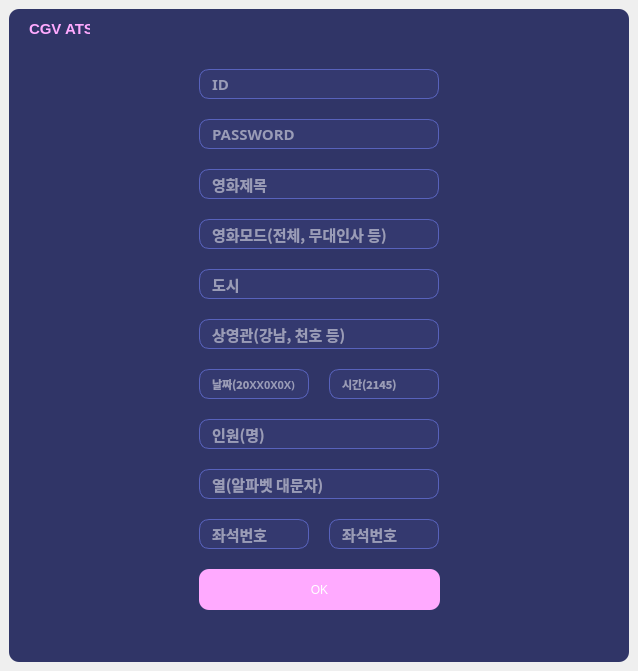
<?xml version="1.0" encoding="UTF-8"?>
<ui version="4.0">
 <class>MainWindow</class>
 <widget class="QMainWindow" name="MainWindow">
  <property name="geometry">
   <rect>
    <x>0</x>
    <y>0</y>
    <width>638</width>
    <height>671</height>
   </rect>
  </property>
  <property name="font">
   <font>
    <family>Segoe UI</family>
   </font>
  </property>
  <property name="windowTitle">
   <string>CGV ATS</string>
  </property>
  <property name="windowIcon">
   <iconset resource="image_button/resource.qrc">
    <normaloff>:/icon/cgv_icon.ico</normaloff>:/icon/cgv_icon.ico</iconset>
  </property>
  <widget class="QWidget" name="centralwidget">
   <layout class="QVBoxLayout" name="verticalLayout">
    <item>
     <widget class="QFrame" name="dropShadowFrame">
      <property name="styleSheet">
       <string notr="true">QFrame{
	
	
	background-color: rgb(48, 53, 103);
	color: rgb(220, 220, 220);
	border-radius: 10px;
}</string>
      </property>
      <property name="frameShape">
       <enum>QFrame::StyledPanel</enum>
      </property>
      <property name="frameShadow">
       <enum>QFrame::Raised</enum>
      </property>
      <widget class="QLabel" name="label_title">
       <property name="geometry">
        <rect>
         <x>20</x>
         <y>10</y>
         <width>61</width>
         <height>20</height>
        </rect>
       </property>
       <property name="font">
        <font>
         <family>Segoe UI</family>
         <pointsize>40</pointsize>
        </font>
       </property>
       <property name="styleSheet">
        <string notr="true">color: rgb(255, 170, 255);</string>
       </property>
       <property name="text">
        <string>&lt;html&gt;&lt;head/&gt;&lt;body&gt;&lt;p&gt;&lt;span style=&quot; font-size:11pt; font-weight:600;&quot;&gt;CGV ATS&lt;/span&gt;&lt;/p&gt;&lt;/body&gt;&lt;/html&gt;</string>
       </property>
       <property name="alignment">
        <set>Qt::AlignCenter</set>
       </property>
      </widget>
      <widget class="QPushButton" name="quitButton">
       <property name="geometry">
        <rect>
         <x>590</x>
         <y>10</y>
         <width>21</width>
         <height>21</height>
        </rect>
       </property>
       <property name="styleSheet">
        <string notr="true">background-color: rgb(48, 53, 103);</string>
       </property>
       <property name="text">
        <string/>
       </property>
       <property name="icon">
        <iconset resource="image_button/resource.qrc">
         <normaloff>:/icon/icons8-close-64.png</normaloff>:/icon/icons8-close-64.png</iconset>
       </property>
       <property name="iconSize">
        <size>
         <width>24</width>
         <height>24</height>
        </size>
       </property>
       <property name="flat">
        <bool>true</bool>
       </property>
      </widget>
      <widget class="QFrame" name="frame">
       <property name="geometry">
        <rect>
         <x>100</x>
         <y>30</y>
         <width>421</width>
         <height>521</height>
        </rect>
       </property>
       <property name="frameShape">
        <enum>QFrame::StyledPanel</enum>
       </property>
       <property name="frameShadow">
        <enum>QFrame::Raised</enum>
       </property>
       <widget class="QLineEdit" name="lineEdit_id">
        <property name="geometry">
         <rect>
          <x>90</x>
          <y>30</y>
          <width>240</width>
          <height>30</height>
         </rect>
        </property>
        <property name="font">
         <font>
          <family>Segoe UI Semibold</family>
          <pointsize>11</pointsize>
          <weight>75</weight>
          <bold>true</bold>
         </font>
        </property>
        <property name="styleSheet">
         <string notr="true">QLineEdit {
	border: 1px solid rgb(88, 98, 188);
	border-radius: 10px;
	color: #FFF;
	padding-left: 10px;
	padding-right: 10px;
	background-color: rgb(52, 57, 111);
}
QLineEdit:hover {
	border: 2px solid rgb(62, 68, 132);
}
QLineEdit:focus {
	border: 2px solid rgb(72, 144, 216);
	background-color: rgb(64, 72, 139);
}</string>
        </property>
        <property name="frame">
         <bool>false</bool>
        </property>
        <property name="alignment">
         <set>Qt::AlignLeading|Qt::AlignLeft|Qt::AlignVCenter</set>
        </property>
        <property name="placeholderText">
         <string notr="true">ID</string>
        </property>
        <property name="clearButtonEnabled">
         <bool>false</bool>
        </property>
       </widget>
       <widget class="QLineEdit" name="lineEdit_pw">
        <property name="geometry">
         <rect>
          <x>90</x>
          <y>80</y>
          <width>240</width>
          <height>30</height>
         </rect>
        </property>
        <property name="font">
         <font>
          <family>Segoe UI Semibold</family>
          <pointsize>11</pointsize>
          <weight>75</weight>
          <bold>true</bold>
         </font>
        </property>
        <property name="styleSheet">
         <string notr="true">QLineEdit {
	border: 1px solid rgb(88, 98, 188);
	border-radius: 10px;
	color: #FFF;
	padding-left: 10px;
	padding-right: 10px;
	background-color: rgb(52, 57, 111);
}
QLineEdit:hover {
	border: 2px solid rgb(62, 68, 132);
}
QLineEdit:focus {
	border: 2px solid rgb(72, 144, 216);
	background-color: rgb(64, 72, 139);
}</string>
        </property>
        <property name="frame">
         <bool>false</bool>
        </property>
        <property name="echoMode">
         <enum>QLineEdit::Password</enum>
        </property>
        <property name="alignment">
         <set>Qt::AlignLeading|Qt::AlignLeft|Qt::AlignVCenter</set>
        </property>
        <property name="placeholderText">
         <string notr="true">PASSWORD</string>
        </property>
        <property name="clearButtonEnabled">
         <bool>false</bool>
        </property>
       </widget>
       <widget class="QLineEdit" name="lineEdit_name">
        <property name="geometry">
         <rect>
          <x>90</x>
          <y>130</y>
          <width>240</width>
          <height>30</height>
         </rect>
        </property>
        <property name="font">
         <font>
          <family>맑은 고딕</family>
          <pointsize>11</pointsize>
          <weight>75</weight>
          <bold>true</bold>
         </font>
        </property>
        <property name="styleSheet">
         <string notr="true">QLineEdit {
	border: 1px solid rgb(88, 98, 188);
	border-radius: 10px;
	color: #FFF;
	padding-left: 10px;
	padding-right: 10px;
	background-color: rgb(52, 57, 111);
}
QLineEdit:hover {
	border: 2px solid rgb(62, 68, 132);
}
QLineEdit:focus {
	border: 2px solid rgb(72, 144, 216);
	background-color: rgb(64, 72, 139);
}</string>
        </property>
        <property name="frame">
         <bool>false</bool>
        </property>
        <property name="alignment">
         <set>Qt::AlignLeading|Qt::AlignLeft|Qt::AlignVCenter</set>
        </property>
        <property name="placeholderText">
         <string notr="true">영화제목</string>
        </property>
        <property name="clearButtonEnabled">
         <bool>false</bool>
        </property>
       </widget>
       <widget class="QLineEdit" name="lineEdit_mode">
        <property name="geometry">
         <rect>
          <x>90</x>
          <y>180</y>
          <width>240</width>
          <height>30</height>
         </rect>
        </property>
        <property name="font">
         <font>
          <family>맑은 고딕</family>
          <pointsize>11</pointsize>
          <weight>75</weight>
          <bold>true</bold>
         </font>
        </property>
        <property name="styleSheet">
         <string notr="true">QLineEdit {
	border: 1px solid rgb(88, 98, 188);
	border-radius: 10px;
	color: #FFF;
	padding-left: 10px;
	padding-right: 10px;
	background-color: rgb(52, 57, 111);
}
QLineEdit:hover {
	border: 2px solid rgb(62, 68, 132);
}
QLineEdit:focus {
	border: 2px solid rgb(72, 144, 216);
	background-color: rgb(64, 72, 139);
}</string>
        </property>
        <property name="frame">
         <bool>false</bool>
        </property>
        <property name="alignment">
         <set>Qt::AlignLeading|Qt::AlignLeft|Qt::AlignVCenter</set>
        </property>
        <property name="placeholderText">
         <string notr="true">영화모드(전체, 무대인사 등)</string>
        </property>
        <property name="clearButtonEnabled">
         <bool>false</bool>
        </property>
       </widget>
       <widget class="QLineEdit" name="lineEdit_city">
        <property name="geometry">
         <rect>
          <x>90</x>
          <y>230</y>
          <width>240</width>
          <height>30</height>
         </rect>
        </property>
        <property name="font">
         <font>
          <family>맑은 고딕</family>
          <pointsize>11</pointsize>
          <weight>75</weight>
          <bold>true</bold>
         </font>
        </property>
        <property name="styleSheet">
         <string notr="true">QLineEdit {
	border: 1px solid rgb(88, 98, 188);
	border-radius: 10px;
	color: #FFF;
	padding-left: 10px;
	padding-right: 10px;
	background-color: rgb(52, 57, 111);
}
QLineEdit:hover {
	border: 2px solid rgb(62, 68, 132);
}
QLineEdit:focus {
	border: 2px solid rgb(72, 144, 216);
	background-color: rgb(64, 72, 139);
}</string>
        </property>
        <property name="frame">
         <bool>false</bool>
        </property>
        <property name="alignment">
         <set>Qt::AlignLeading|Qt::AlignLeft|Qt::AlignVCenter</set>
        </property>
        <property name="placeholderText">
         <string notr="true">도시</string>
        </property>
        <property name="clearButtonEnabled">
         <bool>false</bool>
        </property>
       </widget>
       <widget class="QLineEdit" name="lineEdit_hall">
        <property name="geometry">
         <rect>
          <x>90</x>
          <y>280</y>
          <width>240</width>
          <height>30</height>
         </rect>
        </property>
        <property name="font">
         <font>
          <family>맑은 고딕</family>
          <pointsize>11</pointsize>
          <weight>75</weight>
          <bold>true</bold>
         </font>
        </property>
        <property name="styleSheet">
         <string notr="true">QLineEdit {
	border: 1px solid rgb(88, 98, 188);
	border-radius: 10px;
	color: #FFF;
	padding-left: 10px;
	padding-right: 10px;
	background-color: rgb(52, 57, 111);
}
QLineEdit:hover {
	border: 2px solid rgb(62, 68, 132);
}
QLineEdit:focus {
	border: 2px solid rgb(72, 144, 216);
	background-color: rgb(64, 72, 139);
}</string>
        </property>
        <property name="frame">
         <bool>false</bool>
        </property>
        <property name="alignment">
         <set>Qt::AlignLeading|Qt::AlignLeft|Qt::AlignVCenter</set>
        </property>
        <property name="placeholderText">
         <string notr="true">상영관(강남, 천호 등)</string>
        </property>
        <property name="clearButtonEnabled">
         <bool>false</bool>
        </property>
       </widget>
       <widget class="QLineEdit" name="lineEdit_date">
        <property name="geometry">
         <rect>
          <x>90</x>
          <y>330</y>
          <width>110</width>
          <height>30</height>
         </rect>
        </property>
        <property name="font">
         <font>
          <family>맑은 고딕</family>
          <pointsize>8</pointsize>
          <weight>75</weight>
          <bold>true</bold>
         </font>
        </property>
        <property name="styleSheet">
         <string notr="true">QLineEdit {
	border: 1px solid rgb(88, 98, 188);
	border-radius: 10px;
	color: #FFF;
	padding-left: 10px;
	padding-right: 10px;
	background-color: rgb(52, 57, 111);
}
QLineEdit:hover {
	border: 2px solid rgb(62, 68, 132);
}
QLineEdit:focus {
	border: 2px solid rgb(72, 144, 216);
	background-color: rgb(64, 72, 139);
}</string>
        </property>
        <property name="frame">
         <bool>false</bool>
        </property>
        <property name="alignment">
         <set>Qt::AlignLeading|Qt::AlignLeft|Qt::AlignVCenter</set>
        </property>
        <property name="placeholderText">
         <string notr="true">날짜(20XX0X0X)</string>
        </property>
        <property name="clearButtonEnabled">
         <bool>false</bool>
        </property>
       </widget>
       <widget class="QLineEdit" name="lineEdit_person">
        <property name="geometry">
         <rect>
          <x>90</x>
          <y>380</y>
          <width>240</width>
          <height>30</height>
         </rect>
        </property>
        <property name="font">
         <font>
          <family>맑은 고딕</family>
          <pointsize>11</pointsize>
          <weight>75</weight>
          <bold>true</bold>
         </font>
        </property>
        <property name="styleSheet">
         <string notr="true">QLineEdit {
	border: 1px solid rgb(88, 98, 188);
	border-radius: 10px;
	color: #FFF;
	padding-left: 10px;
	padding-right: 10px;
	background-color: rgb(52, 57, 111);
}
QLineEdit:hover {
	border: 2px solid rgb(62, 68, 132);
}
QLineEdit:focus {
	border: 2px solid rgb(72, 144, 216);
	background-color: rgb(64, 72, 139);
}</string>
        </property>
        <property name="frame">
         <bool>false</bool>
        </property>
        <property name="alignment">
         <set>Qt::AlignLeading|Qt::AlignLeft|Qt::AlignVCenter</set>
        </property>
        <property name="placeholderText">
         <string notr="true">인원(명)</string>
        </property>
        <property name="clearButtonEnabled">
         <bool>false</bool>
        </property>
       </widget>
       <widget class="QLineEdit" name="lineEdit_row">
        <property name="geometry">
         <rect>
          <x>90</x>
          <y>430</y>
          <width>240</width>
          <height>30</height>
         </rect>
        </property>
        <property name="font">
         <font>
          <family>맑은 고딕</family>
          <pointsize>11</pointsize>
          <weight>75</weight>
          <bold>true</bold>
         </font>
        </property>
        <property name="styleSheet">
         <string notr="true">QLineEdit {
	border: 1px solid rgb(88, 98, 188);
	border-radius: 10px;
	color: #FFF;
	padding-left: 10px;
	padding-right: 10px;
	background-color: rgb(52, 57, 111);
}
QLineEdit:hover {
	border: 2px solid rgb(62, 68, 132);
}
QLineEdit:focus {
	border: 2px solid rgb(72, 144, 216);
	background-color: rgb(64, 72, 139);
}</string>
        </property>
        <property name="frame">
         <bool>false</bool>
        </property>
        <property name="alignment">
         <set>Qt::AlignLeading|Qt::AlignLeft|Qt::AlignVCenter</set>
        </property>
        <property name="placeholderText">
         <string notr="true">열(알파벳 대문자)</string>
        </property>
        <property name="clearButtonEnabled">
         <bool>false</bool>
        </property>
       </widget>
       <widget class="QLineEdit" name="lineEdit_seat_1">
        <property name="geometry">
         <rect>
          <x>90</x>
          <y>480</y>
          <width>110</width>
          <height>30</height>
         </rect>
        </property>
        <property name="font">
         <font>
          <family>맑은 고딕</family>
          <pointsize>11</pointsize>
          <weight>75</weight>
          <bold>true</bold>
         </font>
        </property>
        <property name="styleSheet">
         <string notr="true">QLineEdit {
	border: 1px solid rgb(88, 98, 188);
	border-radius: 10px;
	color: #FFF;
	padding-left: 10px;
	padding-right: 10px;
	background-color: rgb(52, 57, 111);
}
QLineEdit:hover {
	border: 2px solid rgb(62, 68, 132);
}
QLineEdit:focus {
	border: 2px solid rgb(72, 144, 216);
	background-color: rgb(64, 72, 139);
}</string>
        </property>
        <property name="frame">
         <bool>false</bool>
        </property>
        <property name="alignment">
         <set>Qt::AlignLeading|Qt::AlignLeft|Qt::AlignVCenter</set>
        </property>
        <property name="placeholderText">
         <string notr="true">좌석번호</string>
        </property>
        <property name="clearButtonEnabled">
         <bool>false</bool>
        </property>
       </widget>
       <widget class="QLineEdit" name="lineEdit_clock">
        <property name="geometry">
         <rect>
          <x>220</x>
          <y>330</y>
          <width>110</width>
          <height>30</height>
         </rect>
        </property>
        <property name="font">
         <font>
          <family>맑은 고딕</family>
          <pointsize>8</pointsize>
          <weight>75</weight>
          <bold>true</bold>
         </font>
        </property>
        <property name="styleSheet">
         <string notr="true">QLineEdit {
	border: 1px solid rgb(88, 98, 188);
	border-radius: 10px;
	color: #FFF;
	padding-left: 10px;
	padding-right: 10px;
	background-color: rgb(52, 57, 111);
}
QLineEdit:hover {
	border: 2px solid rgb(62, 68, 132);
}
QLineEdit:focus {
	border: 2px solid rgb(72, 144, 216);
	background-color: rgb(64, 72, 139);
}</string>
        </property>
        <property name="frame">
         <bool>false</bool>
        </property>
        <property name="alignment">
         <set>Qt::AlignLeading|Qt::AlignLeft|Qt::AlignVCenter</set>
        </property>
        <property name="placeholderText">
         <string notr="true">시간(2145)</string>
        </property>
        <property name="clearButtonEnabled">
         <bool>false</bool>
        </property>
       </widget>
       <widget class="QLineEdit" name="lineEdit_seat_2">
        <property name="geometry">
         <rect>
          <x>220</x>
          <y>480</y>
          <width>110</width>
          <height>30</height>
         </rect>
        </property>
        <property name="font">
         <font>
          <family>맑은 고딕</family>
          <pointsize>11</pointsize>
          <weight>75</weight>
          <bold>true</bold>
         </font>
        </property>
        <property name="styleSheet">
         <string notr="true">QLineEdit {
	border: 1px solid rgb(88, 98, 188);
	border-radius: 10px;
	color: #FFF;
	padding-left: 10px;
	padding-right: 10px;
	background-color: rgb(52, 57, 111);
}
QLineEdit:hover {
	border: 2px solid rgb(62, 68, 132);
}
QLineEdit:focus {
	border: 2px solid rgb(72, 144, 216);
	background-color: rgb(64, 72, 139);
}</string>
        </property>
        <property name="frame">
         <bool>false</bool>
        </property>
        <property name="alignment">
         <set>Qt::AlignLeading|Qt::AlignLeft|Qt::AlignVCenter</set>
        </property>
        <property name="placeholderText">
         <string notr="true">좌석번호</string>
        </property>
        <property name="clearButtonEnabled">
         <bool>false</bool>
        </property>
       </widget>
      </widget>
      <widget class="QPushButton" name="okButton">
       <property name="geometry">
        <rect>
         <x>190</x>
         <y>560</y>
         <width>241</width>
         <height>41</height>
        </rect>
       </property>
       <property name="styleSheet">
        <string notr="true">QPushButton {
	background-color: rgb(255, 170, 255);
	font: 63 15pt &quot;Segoe UI Semibold&quot;;
	color: rgb(255, 255, 255);
	border-radius: 10px;
}
QPushButton:hover {
	border: 3px solid rgb(204, 136, 204);
}</string>
       </property>
       <property name="text">
        <string>OK</string>
       </property>
       <property name="flat">
        <bool>false</bool>
       </property>
      </widget>
     </widget>
    </item>
   </layout>
  </widget>
 </widget>
 <resources>
  <include location="image_button/resource.qrc"/>
 </resources>
 <connections/>
</ui>
